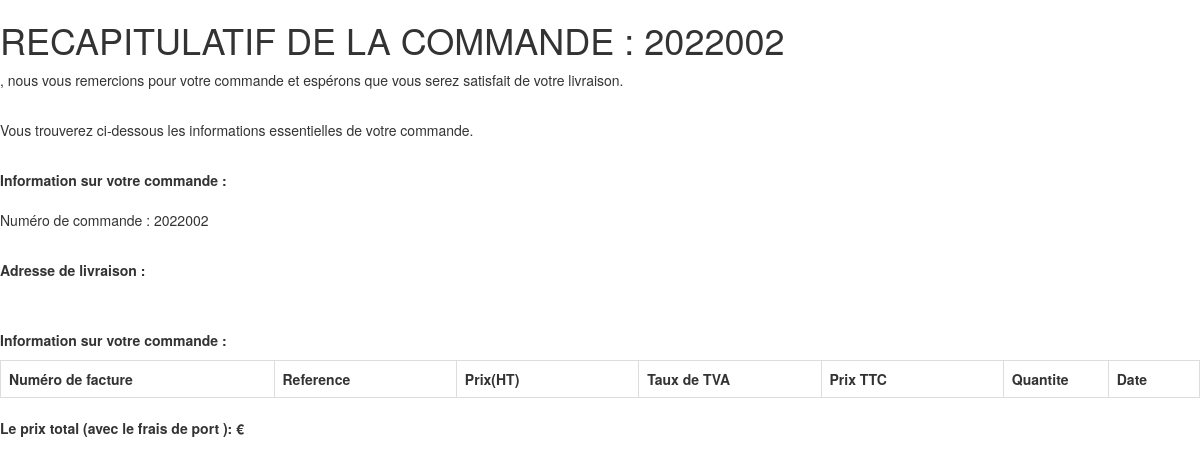
Before: /espace_client/ConsultationCommande.php?num_facture=2022002 with the older database file.
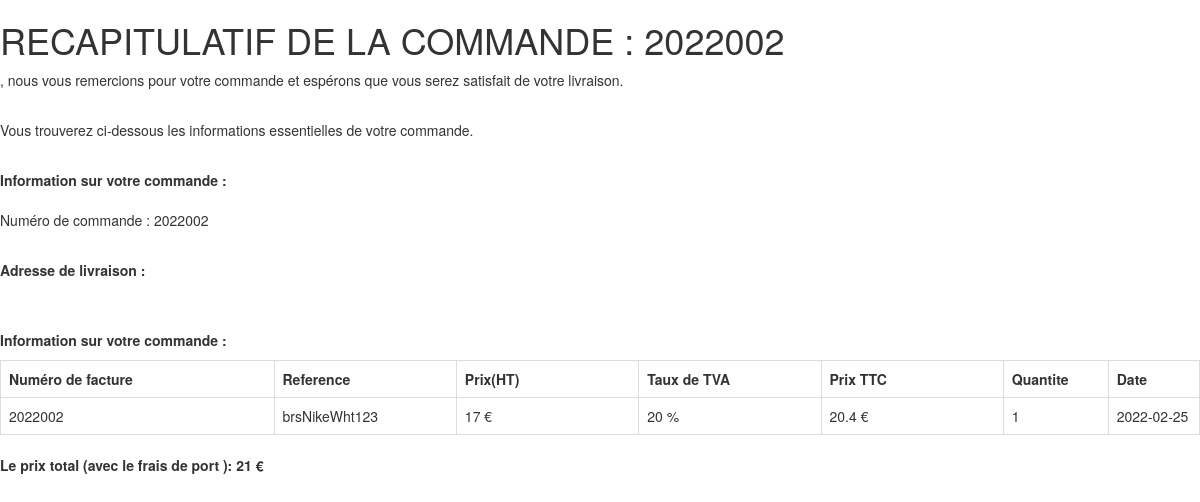
After: the same page with the newer database file.
### tables this page shows
CREATE TABLE `factures` (
  `id_facture` int(11) NOT NULL,
  `num_facture` varchar(10) NOT NULL,
  `id_client` varchar(20) NOT NULL,
  `prix` int(11) NOT NULL,
  `reference` varchar(50) NOT NULL,
  `quantite` int(11) NOT NULL,
  `date` date NOT NULL DEFAULT current_timestamp()
);

CREATE TABLE `products` (
  `id` int(11) NOT NULL,
  `marque` varchar(255) NOT NULL,
  `image` text NOT NULL,
  `reference` text NOT NULL,
  `description` text NOT NULL,
  `couleur` text NOT NULL,
  `taille` text NOT NULL,
  `categorie` varchar(11) NOT NULL,
  `sous_categorie` varchar(255) NOT NULL,
  `nombre_stock` int(11) NOT NULL DEFAULT 1,
  `poids` int(11) NOT NULL DEFAULT 0,
  `prix_achat_HT` float NOT NULL,
  `prix_vente_HT` float NOT NULL DEFAULT 0,
  `priceTTC` float NOT NULL,
  `tauxTVA` float NOT NULL,
  `remise` int(11) NOT NULL DEFAULT 0
);

### espace_client/ConsultationCommande.php (the view, shortened to what this page needs)
<?php
require("../src/connect.php");
$num_facture = $_GET["num_facture"];
$requser2 = $db->prepare("SELECT * FROM factures WHERE num_facture = ?");
$requser2->execute(array($num_facture));
$facture = $requser2->fetchAll();
$requser = $db->prepare("SELECT * FROM membres WHERE email = ?");
$requser->execute(array($_SESSION['user']));
$user = $requser->fetch();
$civil = $user["civilité"];
$nom = $user["nom"];
?>
<!DOCTYPE html>
<html lang="fr">
    <head>
		<link rel="stylesheet" href="https://maxcdn.bootstrapcdn.com/bootstrap/3.3.6/css/bootstrap.min.css" />
    </head>
    <body>
        <h1>RECAPITULATIF DE LA COMMANDE : <?= $num_facture?></h1>
        <p><?= $civil ?> <?= $nom?>, nous vous remercions pour votre commande et espérons que vous serez satisfait de votre livraison.</p><br>
        <p>Vous trouverez ci-dessous les informations essentielles de votre commande. </p><br>
        <strong><p>Information sur votre commande :  <br></strong>
        <br>Numéro de commande : <?= $num_facture;?>
        </p><br>
        <strong><p>Adresse de livraison :  <br></strong>
        <br> <?= $user["adresse_livraison"];?>
        </p><br>
        <strong> <p>Information sur votre commande :  <br></strong>
        <table class="table table-bordered" >
            <tr>
                <th width="15%">Numéro de facture </th>
                <th width="10%">Reference</th>
                <th width="10%">Prix(HT)</th>
                <th width="10%">Taux de TVA</th>
                <th width="10%">Prix TTC</th>
                <th width="5%">Quantite</th>
                <th width="5%">Date</th>
            </tr>
            <?php foreach($facture as $keys => $values)
            {
                $requarticle = $db->prepare("SELECT * FROM products WHERE reference = ?");
                $requarticle->execute(array($values["reference"]));
                $article = $requarticle->fetch();
                ?>
            <tr>
                <td><?= $values["num_facture"];?></td>
                <td><?= $values["reference"];?></td>
                <td><?= $article["prix_vente_HT"];?> €</td>
                <td><?= $article["tauxTVA"];?> %</td>
                <td><?= $article["priceTTC"];?> €</td>
                <td><?= $values["quantite"];?></td>
                <td><?= $values["date"];?> </td>
            </tr>
            <?php } ?>
        </table>
        <strong><p> Le prix total (avec le frais de port ):  <?= $values["prix"];?> € </p><br>
    </body>
</html>

Changed rows visible on the page:
added factures: num_facture "2022002", reference "brsNikeWht123", products.prix_vente_HT "17", products.tauxTVA "20", products.priceTTC "20.4", quantite "1", date "2022-02-25", prix "21"
